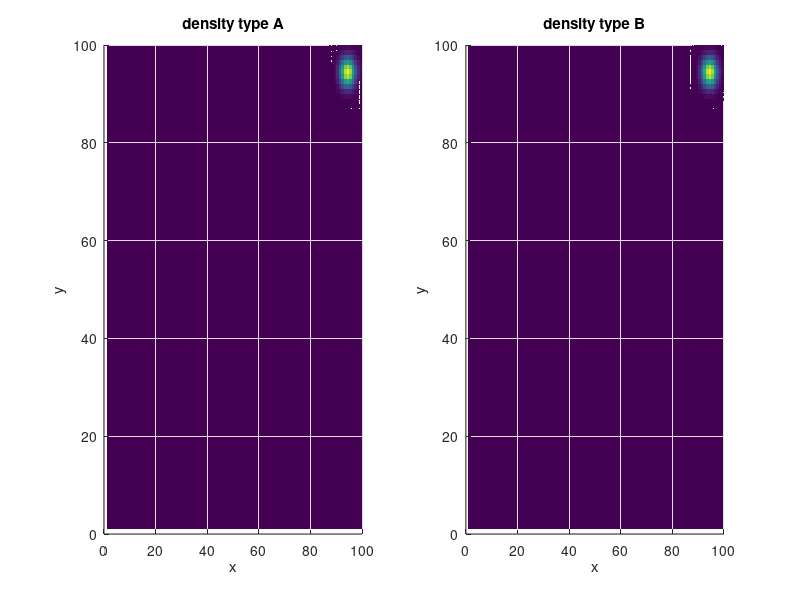

This figure's MATLAB source:
%Take a look at initial conditions without simulating.

clear;
Xlen = 8.0; %cm
J = 100; %#

A = zeros(J,J);
B = zeros(J,J);

[x,y] = meshgrid(linspace(0,Xlen,J));
A = A + 1*(x - x.^2).*(y-y.^2).*exp(-20 .*((x - 7.5).^2 + (y - 7.5).^2 ));
%A = A + 2.5*(x - x.^2).*(y-y.^2).*exp(-20 .*((x - 4).^2 + (y - 4).^2 ));
%A = A + 8*(x - x.^2).*(y-y.^2).*exp(-20 .*((x - 4).^2 + (y - 2.5).^2 ));
%A = A + 8*(x - x.^2).*(y-y.^2).*exp(-20 .*((x - 2.5).^2 + (y - 4).^2 ));
%A = A + 1.25*(x - x.^2).*(y-y.^2).*exp(-20 .*((x - 5.5).^2 + (y - 4).^2 ));
%A = A + 1.25*(x - x.^2).*(y-y.^2).*exp(-20 .*((x - 4).^2   + (y - 5.5).^2 ));
%A = A + 3.75*(x - x.^2).*(y-y.^2).*exp(-20 .*((x - 5.5).^2 + (y - 2.5).^2 ));
%A = A + 0.6*(x - x.^2).*(y-y.^2).*exp(-20 .*((x  -5.5).^2   + (y - 5.5).^2 ));
%A = A + 24*(x - x.^2).*(y-y.^2).*exp(-20 .*((x - 2.5).^2 + (y - 2.5).^2 ));
%A = A + 4*(x - x.^2).*(y-y.^2).*exp(-20 .*((x  -2.5).^2   + (y - 5.5).^2 ));

B = B + 1*(x - x.^2).*(y-y.^2).*exp(-20 .*((x - 7.5).^2 + (y - 7.5).^2 ));
%B = B + 2.5*(x - x.^2).*(y-y.^2).*exp(-20 .*((x - 4).^2 + (y - 4).^2 ));
%B = B + 8*(x - x.^2).*(y-y.^2).*exp(-20 .*((x - 4).^2 + (y - 2.5).^2 ));
%B = B + 8*(x - x.^2).*(y-y.^2).*exp(-20 .*((x - 2.5).^2 + (y - 4).^2 ));
%B = B + 1.25*(x - x.^2).*(y-y.^2).*exp(-20 .*((x - 5.5).^2 + (y - 4).^2 ));
%B = B + 1.25*(x - x.^2).*(y-y.^2).*exp(-20 .*((x - 4).^2   + (y - 5.5).^2 ));
%B = B + 3.75*(x - x.^2).*(y-y.^2).*exp(-20 .*((x - 5.5).^2 + (y - 2.5).^2 ));
%B = B + 0.6*(x - x.^2).*(y-y.^2).*exp(-20 .*((x  -5.5).^2   + (y - 5.5).^2 ));
%B = B + 24*(x - x.^2).*(y-y.^2).*exp(-20 .*((x - 2.5).^2 + (y - 2.5).^2 ));
%B = B + 4*(x - x.^2).*(y-y.^2).*exp(-20 .*((x  -2.5).^2   + (y - 5.5).^2 ));

figure(1)
clf;
subplot(1,2,1)
surf(A);shading('flat');xlabel('x');ylabel('y');title('density type A');
view(0,90);
subplot(1,2,2)
surf(B);shading('flat');xlabel('x');ylabel('y');title('density type B');
view(0,90);

